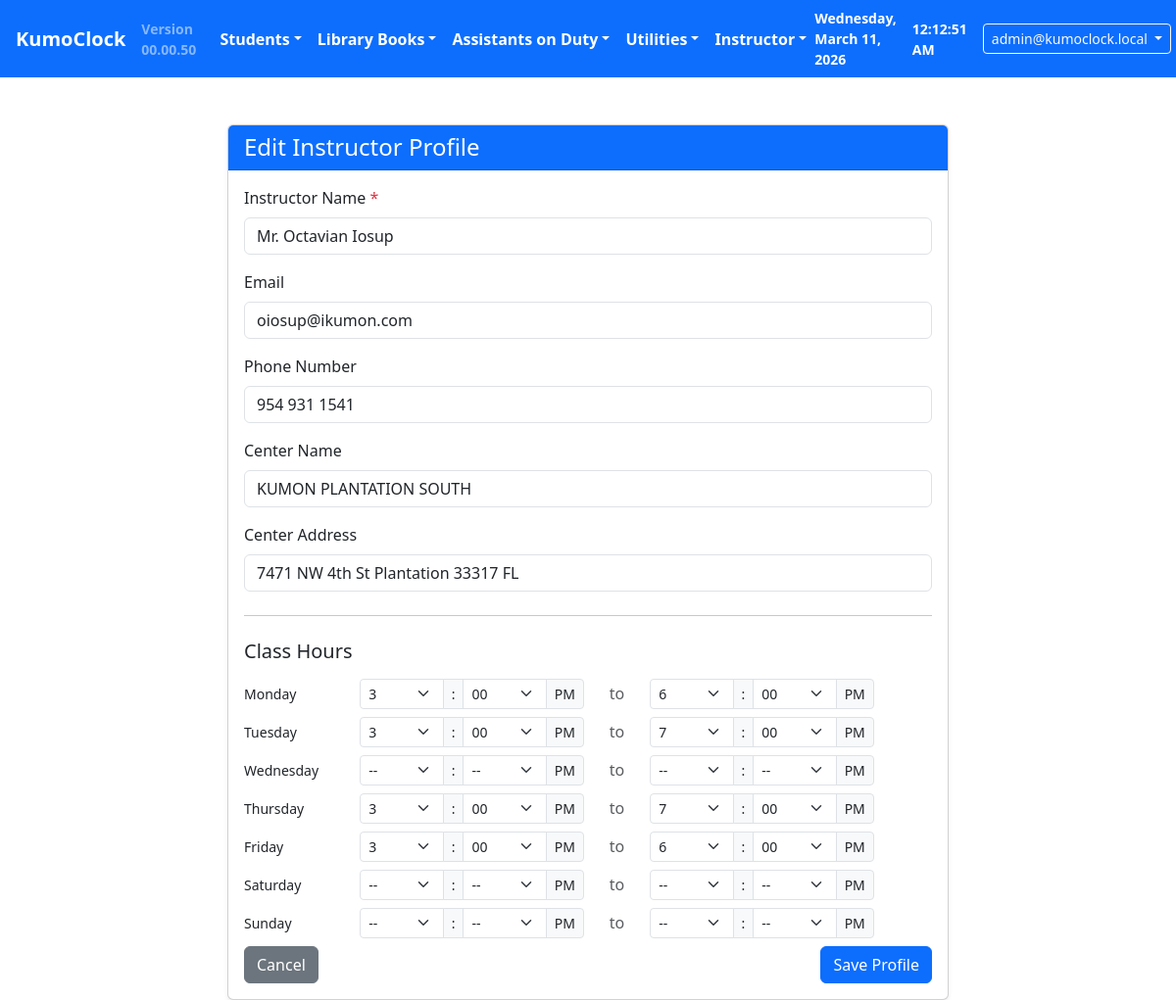
Page /instructor/profile/edit (signed in) on the committed database.
### tables this page shows
CREATE TABLE users (
            id INTEGER PRIMARY KEY AUTOINCREMENT,
            email TEXT UNIQUE NOT NULL,
            password_hash TEXT NOT NULL,
            role TEXT DEFAULT 'instructor',
            is_active INTEGER DEFAULT 1,
            created_at TEXT DEFAULT CURRENT_TIMESTAMP,
            updated_at TEXT DEFAULT CURRENT_TIMESTAMP
        );

CREATE TABLE instructor_profile (
            id INTEGER PRIMARY KEY AUTOINCREMENT,
            name TEXT NOT NULL,
            email TEXT,
            phone TEXT,
            center_location TEXT,
            created_at TEXT DEFAULT CURRENT_TIMESTAMP,
            updated_at TEXT DEFAULT CURRENT_TIMESTAMP
        , center_hours TEXT, monday_start TEXT, monday_end TEXT, tuesday_start TEXT, tuesday_end TEXT, wednesday_start TEXT, wednesday_end TEXT, thursday_start TEXT, thursday_end TEXT, friday_start TEXT, friday_end TEXT, saturday_start TEXT, saturday_end TEXT, sunday_start TEXT, sunday_end TEXT, center_address TEXT);

### routes/instructor_profile.py (the view, shortened to what this page needs)
    @app.route("/instructor/profile/edit", methods=["GET", "POST"])
    def instructor_profile_edit():
        profile = instructor_profile_manager.get_instructor_profile()
        action = "Edit" if profile else "Create"
        return render_template("instructor_profile_form.html", profile=profile, action=action)

### app.py (called while the page is built)
@app.before_request
def before_request_auth():
    g.current_user = None
    if 'user_id' in session:
        g.current_user = auth_manager.get_user_by_id(session['user_id'])
        if not g.current_user or not g.current_user.is_active:
            session.clear()
            g.current_user = None

@app.before_request
def before_request_profiler():
    g.start_time = datetime.now()

@app.after_request
def after_request_profiler(response):
    from flask import g
    endpoint = request.path
    profiler.log_request(request.method, endpoint, response.status_code)
    return response

@app.after_request
def add_no_cache_headers(response):
    response.headers['Cache-Control'] = 'no-store, no-cache, must-revalidate, max-age=0'
    response.headers['Pragma'] = 'no-cache'
    response.headers['Expires'] = '0'
    return response

@app.context_processor
def inject_now():
    now = datetime.now()
    return dict(
        date_str=now.strftime("%A, %B %d, %Y"),
        time_str=now.strftime("%I:%M:%S %p"),
    )

@app.context_processor
def inject_dynamic_lists():
    from routes.api import active_students_cache, checked_out_cache
    return dict(active_list=active_students_cache, checked_list=checked_out_cache)

@app.context_processor
def inject_current_user():
    return dict(
        current_user=g.get('current_user'),
        user_session=session
    )

@app.context_processor
def inject_app_version():
    return dict(app_version=_ensure_version_up_to_date())

def _find_latest_source_mtime(base_dir):
    ignore_dirs = {
        '.venv', '__pycache__', '.git', 'build', 'dist', 'data',
        'exports', 'uploads', 'assets', 'static', 'templates\\static'
    }
    latest = 0.0
    for root, dirs, files in os.walk(base_dir):
        rel_root = os.path.relpath(root, base_dir)
        if rel_root == '.':
            rel_root = ''
        rel_parts = rel_root.split(os.sep) if rel_root else []
        if any(part in ignore_dirs for part in rel_parts):
            dirs[:] = []
            continue
        for fname in files:
            if fname == 'VERSION':
                continue
            fpath = os.path.join(root, fname)
            try:
                mtime = os.path.getmtime(fpath)
                if mtime > latest:
                    latest = mtime
            except Exception:
                continue
    return latest

### modules/auth_manager.py (called while the page is built)
    def is_admin(self):
        return self.role == ROLE_ADMIN

### templates/instructor_profile_form.html (shortened to what this page needs)
{% extends "base.html" %}
{% block content %}
<div class="container mt-5">
    <div class="row">
        <div class="col-md-8 mx-auto">
            <div class="card shadow-sm">
                <div class="card-header" style="background-color:#0d6efd; color:white;">
                    <h4 class="mb-0">
                        {% if action == 'Edit' %}Edit{% else %}Create{% endif %} Instructor Profile
                    </h4>
                </div>
                <div class="card-body">
                    <form method="POST" action="{{ url_for('instructor_profile_edit') }}">
                        <div class="mb-3">
                            <label for="name" class="form-label">Instructor Name <span class="text-danger">*</span></label>
                            <input
                                type="text"
                                class="form-control"
                                id="name"
                                name="name"
                                value="{{ profile.name if profile else '' }}"
                                placeholder="Enter instructor name"
                                required
                            >
                        </div>
                        <div class="mb-3">
                            <label for="email" class="form-label">Email</label>
                            <input
                                type="email"
                                class="form-control"
                                id="email"
                                name="email"
                                value="{{ profile.email if profile else '' }}"
                                placeholder="Enter email address"
                            >
                        </div>
                        <div class="mb-3">
                            <label for="phone" class="form-label">Phone Number</label>
                            <input
                                type="tel"
                                class="form-control"
                                id="phone"
                                name="phone"
                                value="{{ profile.phone if profile else '' }}"
                                placeholder="Enter phone number"
                            >
                        </div>
                        <div class="mb-3">
                            <label for="center_location" class="form-label">Center Name</label>
                            <input
                                type="text"
                                class="form-control"
                                id="center_location"
                                name="center_location"
                                value="{{ profile.center_location if profile else '' }}"
                                placeholder="Enter center name (e.g., KUMON PLANTATION SOUTH)"
                            >
                        </div>
                        <div class="mb-3">
                            <label for="center_address" class="form-label">Center Address</label>
                            <input
                                type="text"
                                class="form-control"
                                id="center_address"
                                name="center_address"
                                value="{{ profile.center_address if profile else '' }}"
                                placeholder="Enter center address"
                            >
                        </div>
                        <hr class="my-4">
                        <h5 class="mb-3">Class Hours</h5>
                        {% set days = [('Monday', 'monday'), ('Tuesday', 'tuesday'), ('Wednesday', 'wednesday'), ('Thursday', 'thursday'), ('Friday', 'friday'), ('Saturday', 'saturday'), ('Sunday', 'sunday')] %}
                        {% for day, day_key in days %}
                        <div class="row g-2 mb-2 align-items-center">
                            <div class="col-md-2">
                                <label class="form-label small mb-0">{{ day }}</label>
                            </div>
                            <div class="col-md-4">
                                <div class="input-group input-group-sm">
                                    <select class="form-select form-select-sm" name="{{ day_key }}_start_hour">
                                        <option value="">--</option>
                                        {% for h in range(1, 13) %}
                                        {% set h24 = h + 12 if h != 12 else 12 %}
                                        <option value="{{ '%02d'|format(h24) }}" {% if profile and profile[day_key + '_start'] and profile[day_key + '_start'][:2] == '%02d'|format(h24) %}selected{% endif %}>{{ h }}</option>
                                        {% endfor %}
                                    </select>
                                    <span class="input-group-text">:</span>
                                    <select class="form-select form-select-sm" name="{{ day_key }}_start_min">
                                        <option value="">--</option>
                                        <option value="00" {% if profile and profile[day_key + '_start'] and profile[day_key + '_start'][3:5] == '00' %}selected{% endif %}>00</option>
                                    </select>
                                    <span class="input-group-text">PM</span>
                                </div>
                            </div>
                            <div class="col-md-1 text-center">
                                <span class="text-muted">to</span>
                            </div>
                            <div class="col-md-4">
                                <div class="input-group input-group-sm">
                                    <select class="form-select form-select-sm" name="{{ day_key }}_end_hour">
                                        <option value="">--</option>
                                        {% for h in range(1, 13) %}
                                        {% set h24 = h + 12 if h != 12 else 12 %}
                                        <option value="{{ '%02d'|format(h24) }}" {% if profile and profile[day_key + '_end'] and profile[day_key + '_end'][:2] == '%02d'|format(h24) %}selected{% endif %}>{{ h }}</option>
                                        {% endfor %}
                                    </select>
                                    <span class="input-group-text">:</span>
                                    <select class="form-select form-select-sm" name="{{ day_key }}_end_min">
                                        <option value="">--</option>
                                        <option value="00" {% if profile and profile[day_key + '_end'] and profile[day_key + '_end'][3:5] == '00' %}selected{% endif %}>00</option>
                                    </select>
                                    <span class="input-group-text">PM</span>
                                </div>
                            </div>
                        </div>
                        {% endfor %}
                        <div class="d-flex justify-content-between">
                            <a href="{{ url_for('instructor_profile') }}" class="btn btn-secondary">
                                 Cancel
                            </a>
                            <button type="submit" class="btn btn-primary">
                                 Save Profile
                            </button>
                        </div>
                    </form>
                </div>
            </div>
        </div>
    </div>
</div>
{% endblock %}

### templates/navbar.html (shortened to what this page needs)
<nav class="navbar navbar-expand-lg navbar-dark" style="background-color:#0d6efd; font-weight:600;">
  <div class="container-fluid">
    <a class="navbar-brand fw-bold" style="color:white;" href="{{ url_for('dashboard') }}">
       KumoClock
    </a>
    <span class="text-white-50 small">Version {{ app_version }}</span>
    <div class="collapse navbar-collapse" id="mainNavbar">
      <ul class="navbar-nav me-auto mb-2 mb-lg-0 ms-3">
        <li class="nav-item dropdown">
          <a class="nav-link dropdown-toggle text-white" href="#" id="studentsMenu"
             role="button" data-bs-toggle="dropdown"> Students</a>
        </li>
        <li class="nav-item dropdown">
          <a class="nav-link dropdown-toggle text-white" href="#" id="booksMenu" role="button" data-bs-toggle="dropdown"> Library Books</a>
        </li>
        <li class="nav-item dropdown">
          <a class="nav-link dropdown-toggle text-white" href="#" id="assistMenu" role="button" data-bs-toggle="dropdown"> Assistants on Duty</a>
        </li>
        <li class="nav-item dropdown">
          <a class="nav-link dropdown-toggle text-white" href="#" id="utilMenu" role="button" data-bs-toggle="dropdown"> Utilities</a>
        </li>
<li class="nav-item dropdown">
  <a class="nav-link dropdown-toggle text-white" href="#" id="instMenu" role="button" data-bs-toggle="dropdown"> Instructor</a>
</li>
      </ul>
      <div class="d-flex align-items-center text-white small">
        <span class="me-3"> {{ date_str }}</span>
        <span class="me-3"> {{ time_str }}</span>
        {% if current_user %}
          <div class="dropdown me-3">
            <button class="btn btn-sm btn-outline-light dropdown-toggle" type="button" id="userMenu" data-bs-toggle="dropdown" aria-expanded="false">
               {{ current_user.email }}
            </button>
          </div>
        {% endif %}
      </div>
    </div>
  </div>
</nav>

### templates/base.html (style rules this page uses)
html, body { width: 100%; overflow-x: hidden; margin: 0; padding: 0; }
body { overflow-x: hidden; }

### rows in the picture
users: email "admin@kumoclock.local"
instructor_profile: name "Mr. Octavian Iosup", email "oiosup@ikumon.com", phone "954 931 1541", center_location "KUMON PLANTATION SOUTH", center_address "7471 NW 4th St Plantation 33317 FL", monday_start "3" "3" "3" "3", monday_start "00" "00" "00" "00", monday_end "6" "7" "7" "6", monday_end "00" "00" "00" "00"

### other values in the picture
{{ app_version }} "00.00.50"
{{ day }} "Monday" "Tuesday" "Wednesday" "Thursday" "Friday" "Saturday" "Sunday"
